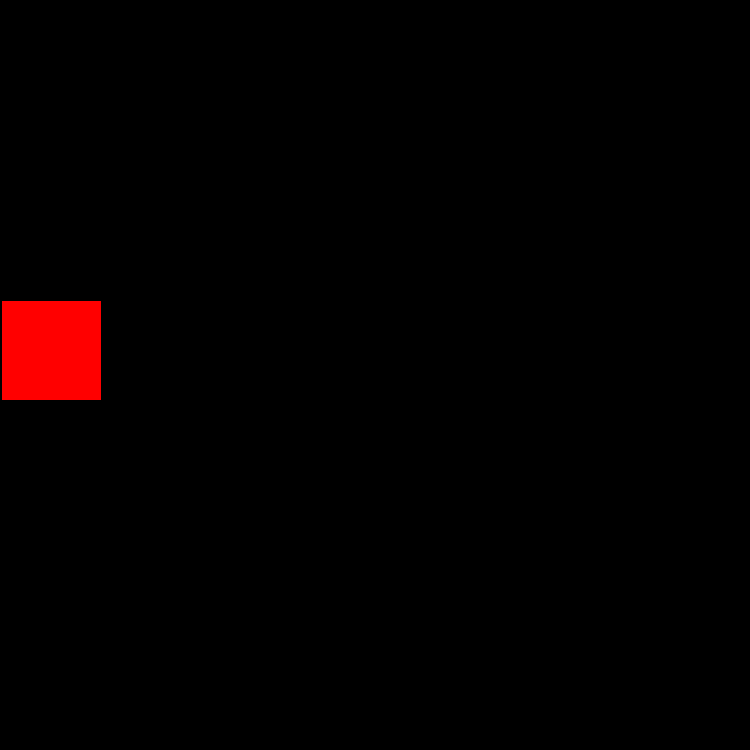
Frame 1 (no input)
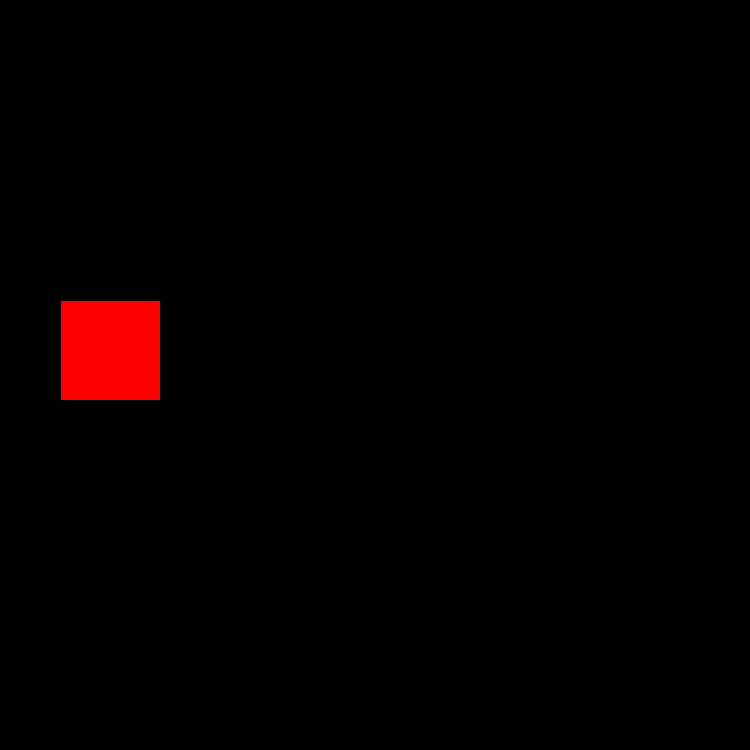
Frame 60 (the mouse pressed at the canvas centre just before this capture)
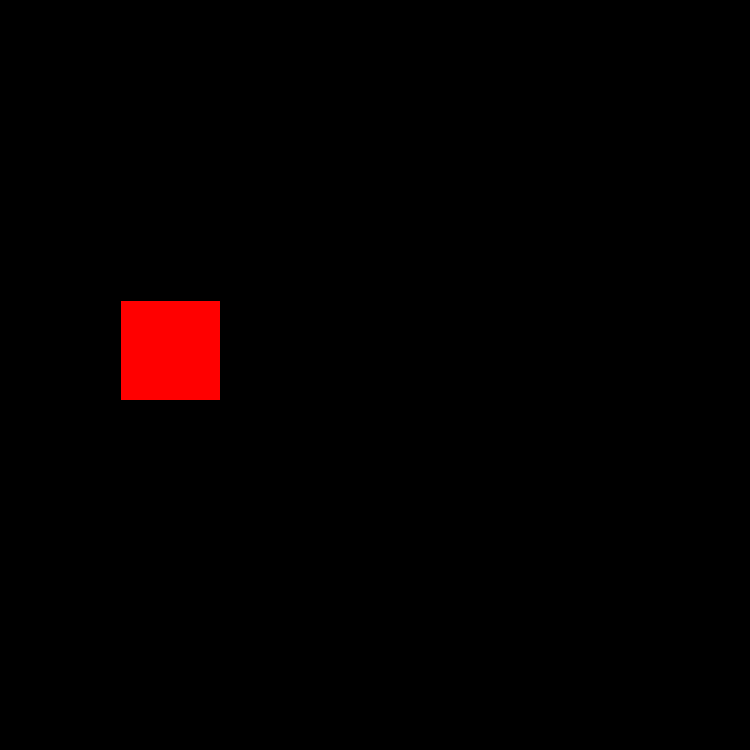
Frame 120 (the mouse held since frame 60 and released just before this capture)

The Processing sketch that drew these frames (run headless with seeded random() and noise(); from frame 60 on, the mouse is pressed at the canvas centre):

// Processing sketch: functions2
// ── functions2.pde
int x = 0;
int speed = 1;
int red = 0;
int green = 0;
int blue = 0;
void setup(){
  size(750,750);
  background(0,0,0);
  fill(255,0,0);
  rect(x,300,100,100);
}
void draw(){
  red = red -1;
  green = green + 1;
  blue = blue + 1;
  x = x + speed;
  rect(x,300,100,100);
  if(x==650){
     speed = speed *-1;
    fill(255,0,0);
  }else if(x==0){
    speed = speed *-1;
    fill(255,0,0);
  }
}
